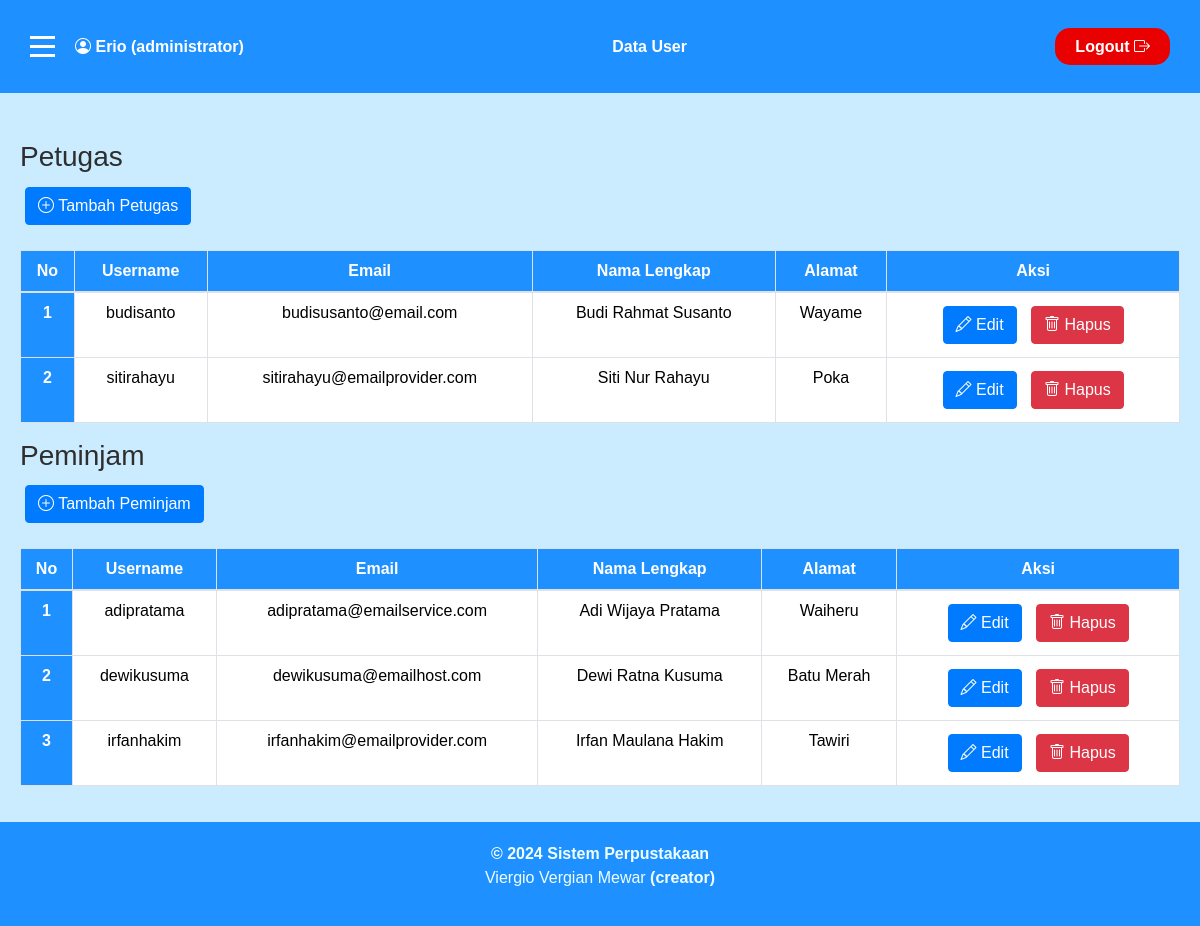
The page /user/petugas/dataUser.php (signed in) on the database its author committed.
### tables this page shows
CREATE TABLE IF NOT EXISTS `user` (
  `UserID` int(11) NOT NULL AUTO_INCREMENT,
  `Username` varchar(255) NOT NULL,
  `Password` varchar(255) NOT NULL,
  `Email` varchar(255) NOT NULL,
  `NamaLengkap` varchar(255) NOT NULL,
  `Alamat` text NOT NULL,
  `Level` enum('administrator','petugas','peminjam') NOT NULL,
  PRIMARY KEY (`UserID`)
);

### user/petugas/dataUser.php (the view, shortened to what this page needs)
<?php
require '../../database/db.php';
$queryPetugas = "SELECT * FROM user WHERE Level = 'petugas' ORDER BY NamaLengkap";
$stmtPetugas = $db->prepare($queryPetugas);
$stmtPetugas->execute();
$resultPetugas = $stmtPetugas->get_result();
$queryPeminjam = "SELECT * FROM user WHERE Level = 'peminjam' ORDER BY NamaLengkap";
$stmtPeminjam = $db->prepare($queryPeminjam);
$stmtPeminjam->execute();
$resultPeminjam = $stmtPeminjam->get_result();
?>
<!DOCTYPE html>
<html lang="en">
<head>
    <link rel="stylesheet" href="https://stackpath.bootstrapcdn.com/bootstrap/4.3.1/css/bootstrap.min.css"
>
    <link rel="stylesheet" href="https://cdn.jsdelivr.net/npm/bootstrap-icons@1.11.3/font/bootstrap-icons.min.css">
    <link rel="stylesheet" href="https://stackpath.bootstrapcdn.com/font-awesome/4.7.0/css/font-awesome.min.css">
    <link rel="stylesheet" href="../../css/styles.css">
    <link rel="stylesheet" href="../../css/table.css">
</head>
<body>
    <?php include_once('../../dashboard/navbar.php'); ?>
    <div class="main-content">
        <h3>Petugas</h3>
        <a href="../../function/tambahUser.php?Level=petugas" class="btn btn-primary"><i class="bi bi-plus-circle" title="Tambah"></i> Tambah Petugas</a>
        <table class="table">
            <thead>
                <tr>
                    <th>No</th>
                    <th>Username</th>
                    <th>Email</th>
                    <th>Nama Lengkap</th>
                    <th>Alamat</th>
                    <th>Aksi</th>
                </tr>
            </thead>
            <tbody>
                <?php
                $counter = 1;
                while ($row = $resultPetugas->fetch_assoc()) {
                    ?>
                    <tr>
                        <th><?php echo $counter; ?></th>
                        <td class="break"><?php echo $row['Username']; ?></td>
                        <td class="break"><?php echo $row['Email']; ?></td>
                        <td class="break"><?php echo $row['NamaLengkap']; ?></td>
                        <td class="break"><?php echo $row['Alamat']; ?></td>
                        <td>
                            <a href="../../function/editUser.php?UserID=<?php echo $row['UserID']; ?>&Level=<?php echo strtolower($row['Level']); ?>" class="btn btn-primary"><i class="bi bi-pencil" title="Edit"></i> Edit</a>
                            <a href="../../function/hapusUser.php?UserID=<?php echo $row['UserID']; ?>&Level=<?php echo strtolower($row['Level']); ?>" onclick="return confirm('Yakin ingin menghapus Petugas ini?');" class="btn btn-danger"><i class="bi bi-trash" title="Hapus"></i> Hapus</a>
                        </td>
                    </tr>
                    <?php
                    $counter++;
                }
                ?>
            </tbody>
        </table>
        <h3 id="peminjam">Peminjam</h3>
        <a href="../../function/tambahUser.php?Level=peminjam" class="btn btn-primary"><i class="bi bi-plus-circle" title="Tambah"></i> Tambah Peminjam</a>
        <table class="table">
            <thead>
                <tr>
                    <th>No</th>
                    <th>Username</th>
                    <th>Email</th>
                    <th>Nama Lengkap</th>
                    <th>Alamat</th>
                    <th>Aksi</th>
                </tr>
            </thead>
            <tbody>
                <?php
                $counter = 1;
                while ($row = $resultPeminjam->fetch_assoc()) {
                    ?>
                    <tr>
                        <th><?php echo $counter; ?></th>
                        <td class="break"><?php echo $row['Username']; ?></td>
                        <td class="break"><?php echo $row['Email']; ?></td>
                        <td class="break"><?php echo $row['NamaLengkap']; ?></td>
                        <td class="break"><?php echo $row['Alamat']; ?></td>
                        <td>
                            <a href="../../function/editUser.php?UserID=<?php echo $row['UserID']; ?>&Level=<?php echo strtolower($row['Level']); ?>" class="btn btn-primary"><i class="bi bi-pencil" title="Edit"></i> Edit</a>
                            <a href="../../function/hapusUser.php?UserID=<?php echo $row['UserID']; ?>&Level=<?php echo strtolower($row['Level']); ?>" onclick="return confirm('Yakin ingin menghapus Peminjam ini?');" class="btn btn-danger"><i class="bi bi-trash" title="Hapus"></i> Hapus</a>
                        </td>
                    </tr>
                    <?php
                    $counter++;
                }
                ?>
            </tbody>
        </table>
    </div>
    <?php include_once('../../dashboard/footer.php'); ?>
</body>
</html>

### css/styles.css (style rules this page uses)
body { display: flex; flex-direction: column; min-height: 100vh; font-family: Arial, sans-serif; background: #c8deff; margin-top: 10%; padding: 0; height: 100vh; animation: gradientAnimation 20s linear infinite forwards; }
.main-content { flex-grow: 1; }
h3, h2 { color: #2e2e2e; }

### css/table.css (style rules this page uses)
body { font-family: "Arial", sans-serif; background-color: #cbecff; }
.main-content { margin: 20px; }
.table { width: 100%; margin-top: 20px; border-collapse: collapse; }
.table th, .table td { padding: 8px; text-align: center; border: 1px solid #dee2e6; }
.table th { background-color: #1e90ff; color: #ffffff; }
.table td { background-color: #ffffff; color: #000000; }
.break { word-break: break-all; }
.btn { margin: 5px; }

### rows shown on the page
user: Username "budisanto", Email "budisusanto@email.com", NamaLengkap "Budi Rahmat Susanto", Alamat "Wayame"
user: Username "sitirahayu", Email "sitirahayu@emailprovider.com", NamaLengkap "Siti Nur Rahayu", Alamat "Poka"
user: Username "adipratama", Email "adipratama@emailservice.com", NamaLengkap "Adi Wijaya Pratama", Alamat "Waiheru"
user: Username "dewikusuma", Email "dewikusuma@emailhost.com", NamaLengkap "Dewi Ratna Kusuma", Alamat "Batu Merah"
user: Username "irfanhakim", Email "irfanhakim@emailprovider.com", NamaLengkap "Irfan Maulana Hakim", Alamat "Tawiri"

### other values the page prints
$username "Erio"
$_SESSION['Level'] "administrator"
$nama_sistem "Data User"
